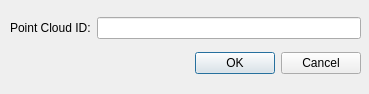
<?xml version="1.0" encoding="UTF-8"?>
<ui version="4.0">
 <class>RemovePointCloudDialog</class>
 <widget class="QDialog" name="RemovePointCloudDialog">
  <property name="geometry">
   <rect>
    <x>0</x>
    <y>0</y>
    <width>369</width>
    <height>94</height>
   </rect>
  </property>
  <property name="windowTitle">
   <string>Dialog</string>
  </property>
  <widget class="QWidget" name="">
   <property name="geometry">
    <rect>
     <x>10</x>
     <y>10</y>
     <width>351</width>
     <height>71</height>
    </rect>
   </property>
   <layout class="QVBoxLayout" name="verticalLayout">
    <item>
     <layout class="QHBoxLayout" name="horizontalLayout">
      <item>
       <widget class="QLabel" name="label">
        <property name="text">
         <string>Point Cloud ID:</string>
        </property>
       </widget>
      </item>
      <item>
       <widget class="QLineEdit" name="lineEdit"/>
      </item>
     </layout>
    </item>
    <item>
     <widget class="QDialogButtonBox" name="buttonBox">
      <property name="orientation">
       <enum>Qt::Horizontal</enum>
      </property>
      <property name="standardButtons">
       <set>QDialogButtonBox::Cancel|QDialogButtonBox::Ok</set>
      </property>
     </widget>
    </item>
   </layout>
  </widget>
 </widget>
 <resources/>
 <connections>
  <connection>
   <sender>buttonBox</sender>
   <signal>accepted()</signal>
   <receiver>RemovePointCloudDialog</receiver>
   <slot>accept()</slot>
   <hints>
    <hint type="sourcelabel">
     <x>248</x>
     <y>254</y>
    </hint>
    <hint type="destinationlabel">
     <x>157</x>
     <y>274</y>
    </hint>
   </hints>
  </connection>
  <connection>
   <sender>buttonBox</sender>
   <signal>rejected()</signal>
   <receiver>RemovePointCloudDialog</receiver>
   <slot>reject()</slot>
   <hints>
    <hint type="sourcelabel">
     <x>316</x>
     <y>260</y>
    </hint>
    <hint type="destinationlabel">
     <x>286</x>
     <y>274</y>
    </hint>
   </hints>
  </connection>
 </connections>
</ui>
